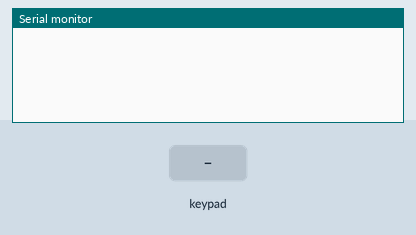
Simulated run of this sketch. Board: Arduino Uno, built with avr-gcc and run on an emulated ATmega328P. Parts: the last lines printed to the serial monitor. The inputs (shaded band) are chosen by the test bench.

Above: at 1.2 s.
1.3 s: key '1' pressed
At 2.0 s:
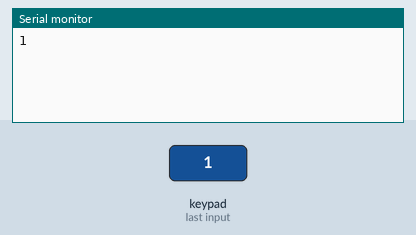
2.8 s: keypad keys 1 3 9 7 2 2 2 2 A pressed 0.4 s apart
At 6.8 s:
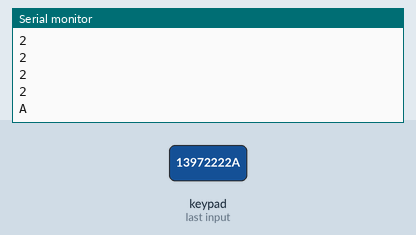
7.9 s: key 'I' pressed
At 9.1 s:
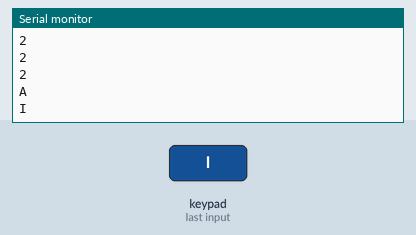
9.4 s: key 'B' pressed
At 10.6 s:
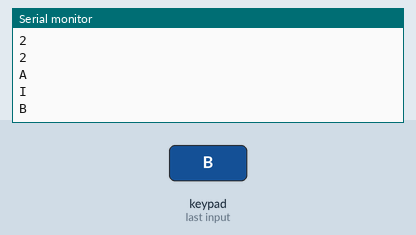
10.9 s: key 'J' pressed
At 11.6 s:
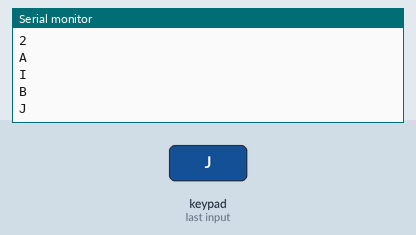
12.4 s: key 'C' pressed
At 12.9 s:
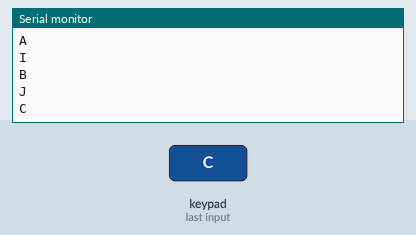
Timing chart, 0 to 14.9 s (numbered marks = the images above; inputs shaded):
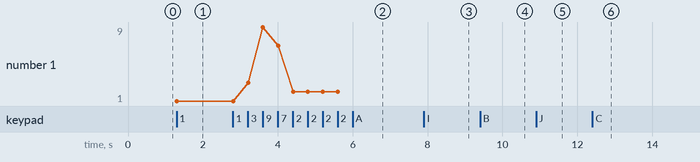

The sketch:

sketch_mar15b.ino
```cpp
#include <Keypad.h>

const byte ROWS = 5;
const byte COLS = 5;

char hexaKeys[ROWS][COLS] = {
  {'1', '2', '3', 'A', 'I'},
  {'4', '5', '6', 'B', 'J'},
  {'7', '8', '9', 'C', 'K'},
  {'E', 'F', 'G', 'H', 'L'},
  {'*', '0'}
};

byte rowPins[ROWS] = {A3, A2, A1, A0, 15};
byte colPins[COLS] = {8, 9, 10, 16, 14};

Keypad customKeypad = Keypad(makeKeymap(hexaKeys), rowPins, colPins, ROWS, COLS);

void setup(){
  pinMode(0, INPUT_PULLUP);
  pinMode(1, INPUT_PULLUP);
  pinMode(2, INPUT_PULLUP);
  pinMode(3, INPUT_PULLUP);
  pinMode(4, INPUT_PULLUP);
  pinMode(5, INPUT_PULLUP);
  pinMode(6, INPUT_PULLUP);
  pinMode(7, INPUT_PULLUP);
  pinMode(8, INPUT_PULLUP);//Grid pin
  pinMode(9, INPUT_PULLUP);//Grid pin
  pinMode(10, INPUT_PULLUP);//Grid pin
  pinMode(11, INPUT_PULLUP);
  pinMode(12, INPUT_PULLUP);
  pinMode(13, INPUT_PULLUP);
  pinMode(14, INPUT_PULLUP);//Grid pin
  pinMode(15, INPUT_PULLUP);//Grid pin
  pinMode(16, INPUT_PULLUP);//Grid pin
  pinMode(A0, INPUT_PULLUP);//Grid pin
  pinMode(A1, INPUT_PULLUP);//Grid pin
  pinMode(A2, INPUT_PULLUP);//Grid pin
  pinMode(A3, INPUT_PULLUP);//Grid pin
  Serial.begin(9600);
}

void loop(){
  char customKey = customKeypad.getKey();

  if (customKey){
    Serial.println(customKey);
    delay(30);
  }
}
```

Measured:
- after the input at 1.3 s, the serial monitor: prints a new line at once (image 1)
- after the input at 2.8 s, the serial monitor: prints a new line after 0.41 s (image 2)
- after the input at 7.9 s, the serial monitor: prints a new line at once (image 3)
- after the input at 9.4 s, the serial monitor: prints a new line at once (image 4)
- after the input at 10.9 s, the serial monitor: prints a new line at once (image 5)
- after the input at 12.4 s, the serial monitor: prints a new line at once (image 6)
- plotted number 1: 1 → 2 after the input at 2.8 s
